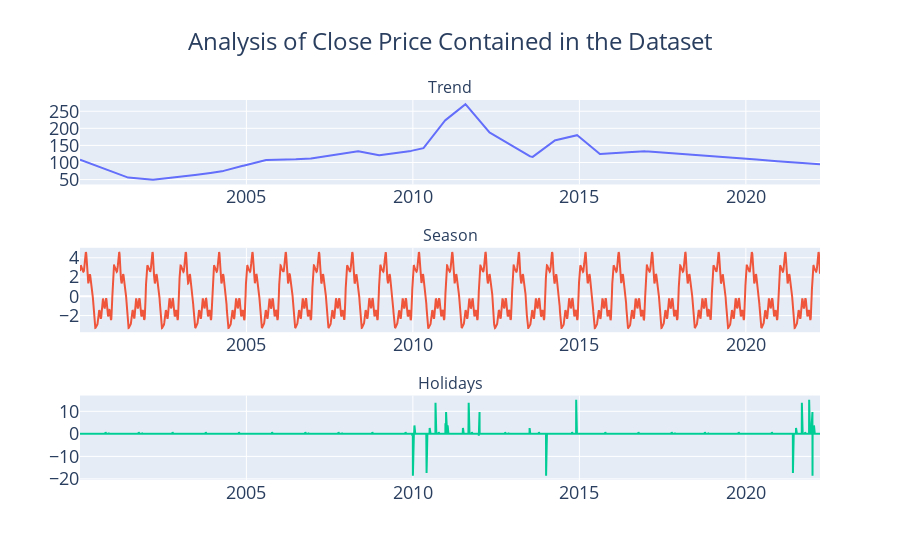

The code cell stored with this chart in its notebook:
### Code cell
create_prophet_plots(
    df=prophet_plot_forecast,
    super_title="Analysis of Close Price Contained in the Dataset",
)

### Figure 1 — Plotly figure (JSON) as saved in the notebook; plotly's stock layout.template omitted (floating-point values rounded to 4 significant figures; data arrays with more than 128 entries replaced by an {"elided": "..."} marker saying what was removed)
{"data": [{"showlegend": false, "type": "scatter", "x": {"elided": "5746 str values"}, "xaxis": "x", "y": {"elided": "5746 float values"}, "yaxis": "y"}, {"showlegend": false, "type": "scatter", "x": {"elided": "5746 str values"}, "xaxis": "x2", "y": {"elided": "5746 float values"}, "yaxis": "y2"}, {"showlegend": false, "type": "scatter", "x": {"elided": "5746 str values"}, "xaxis": "x3", "y": {"elided": "5746 float values"}, "yaxis": "y3"}], "layout": {"annotations": [{"font": {"size": 16}, "showarrow": false, "text": "Trend", "x": 0.5, "xanchor": "center", "xref": "paper", "y": 1, "yanchor": "bottom", "yref": "paper"}, {"font": {"size": 16}, "showarrow": false, "text": "Season", "x": 0.5, "xanchor": "center", "xref": "paper", "y": 0.6111, "yanchor": "bottom", "yref": "paper"}, {"font": {"size": 16}, "showarrow": false, "text": "Holidays", "x": 0.5, "xanchor": "center", "xref": "paper", "y": 0.2222, "yanchor": "bottom", "yref": "paper"}], "font": {"size": 18}, "title": {"font": {"size": 24}, "text": "Analysis of Close Price Contained in the Dataset", "x": 0.5}, "xaxis": {"anchor": "y", "domain": [0, 1]}, "xaxis2": {"anchor": "y2", "domain": [0, 1]}, "xaxis3": {"anchor": "y3", "domain": [0, 1]}, "yaxis": {"anchor": "x", "domain": [0.7778, 1]}, "yaxis2": {"anchor": "x2", "domain": [0.3889, 0.6111]}, "yaxis3": {"anchor": "x3", "domain": [0, 0.2222]}}}
